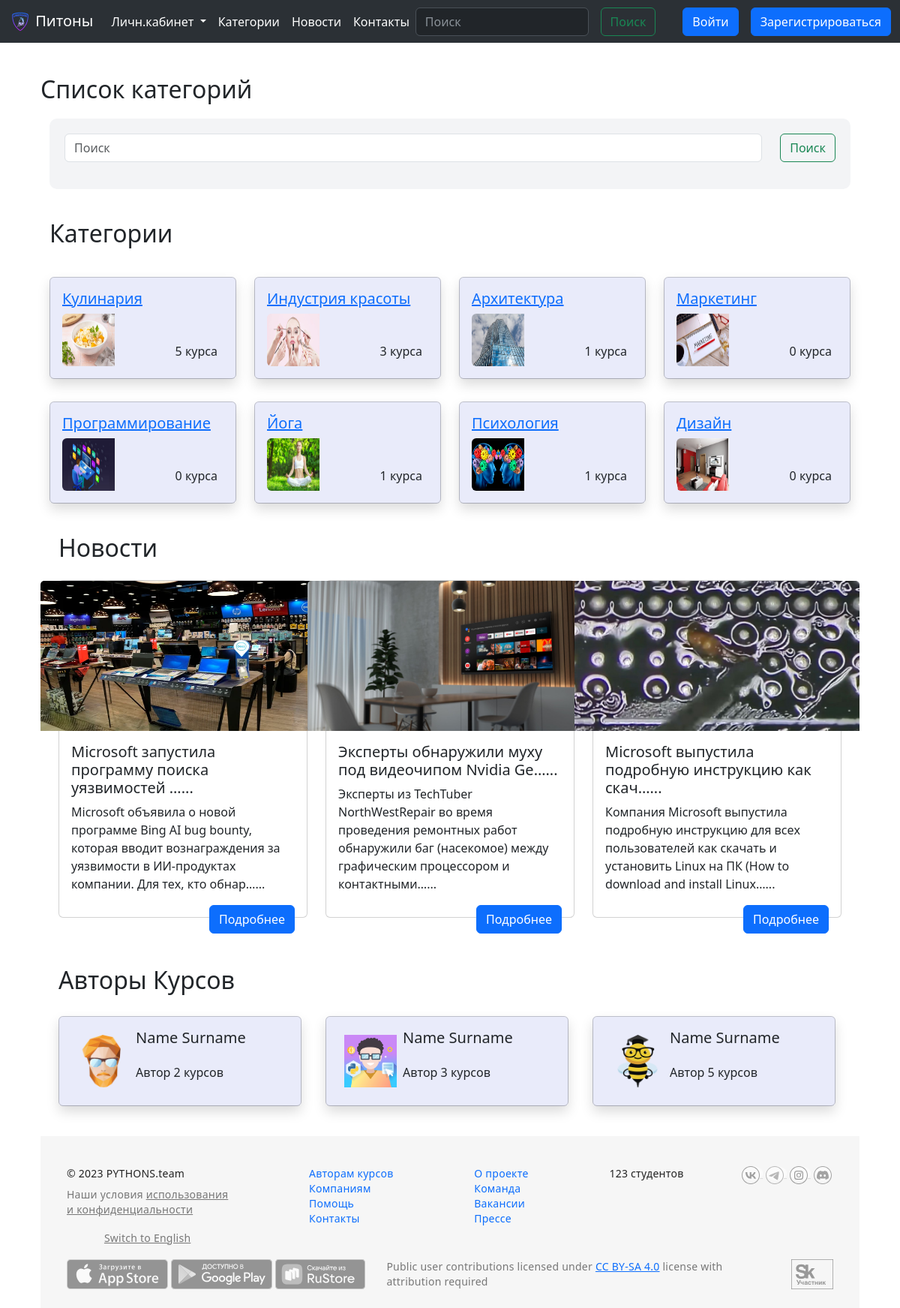
Page /mainapp/ on the committed database.
### mainapp/models.py (models this page shows, shortened)
class TimestampMixin(models.Model):
    created_at = models.DateTimeField(auto_now_add=True)
    updated_at = models.DateTimeField(auto_now=True)
    class Meta:
        abstract = True

class Category(TimestampMixin):
    name = models.CharField(max_length=128, unique=True)
    img_url = models.TextField(blank=True)
    def __str__(self):
        return self.name
    class Meta:
        verbose_name = "Category"
        verbose_name_plural = "Categories"

class News(TimestampMixin):
    post = models.OneToOneField(Post, on_delete=models.CASCADE, related_name="news")
    img_url = models.TextField(blank=True)
    objects = models.Manager()
    class Meta:
        verbose_name = "News"
        verbose_name_plural = "News"

class Post(TimestampMixin):
    title = models.CharField(max_length=128, unique=True)
    text = models.TextField(blank=True)
    body = RichTextField(blank=True)
    author = models.ForeignKey(User, on_delete=models.CASCADE, related_name="posts")
    slug = models.SlugField(max_length=128, unique=True)

### mainapp/views.py (the view)
# urls.py: path("", views.MainPageView.as_view(), name="index"),
class MainPageView(TemplateView):
    template_name = "mainapp/index.html"
    def get_context_data(self, **kwargs):
        context = super().get_context_data(**kwargs)
        category = Category.objects.all()
        count_cours = {}
        context["category"] = category
        for cat in category:
            count_cours[cat.name] = Course.objects.filter(category=Category.objects.get(name=cat).id).count()
        context["count_cours"] = count_cours
        context["list_of_news"] = News.objects.all().order_by("created_at")[:3]
        context["base_dir"] = str(BASE_DIR).replace("\\", "/")
        return context

### mainapp/templates/mainapp/index.html (shortened to what this page needs)
{% extends 'mainapp/base.html' %}
{% load static %}
{% block content %}
<div class="container" style="margin-top: 100px;">
    <div style="margin-top: 40px">
        <h2>Список категорий</h2>
    </div>
    <div class="container" style="margin-top: 20px;">
        <div style="background-color: #F3F4F6;padding: 20px;border-radius: 10px;">
            <form class="d-flex" role="search">
                <input class="form-control me-4" type="search" placeholder="Поиск" aria-label="Поиск">
                <button class="btn btn-outline-success" type="submit">Поиск</button>
            </form>
        </div>
        <div style="margin-top: 40px;">
            <h2>Категории</h2>
        </div>
        <div class="row row-cols-4">
            {% for item in category %}
            <div class="col">
                <div class="card" style="background-color: #E9EBFA;margin-top: 30px">
                    <div class="card-body shadow d-flex flex-column">
                        <div>
                            <h5 class="card-title" style="color: #3E50CB;"><a
                                    href="{% url 'mainapp:courses_category' item.pk %}">{{ item.name }}</a></h5>
                        </div>
                        <div class="d-flex justify-content-between align-items-end" style="mardin-left:5px;">
                            <div>
                                <img src="/static/{{ item.img_url }}"
                                    class="img-fluid rounded-start mr-2" style="width:70px; height:70px;" alt="..."/>
                            </div>
                            <div class="p-2">
                                {% for k,v in count_cours.items %}
                                    {% if k == item.name %}
                                        {{ v }} курса
                                    {% endif %}
                                {% endfor %}
                            </div>
                        </div>
                    </div>
                </div>
            </div>
            {% endfor %}
        </div>
        <div class="container" style="margin-top: 40px;">
            <div style="margin-top: 40px;">
                <h2>Новости</h2>
            </div>
            <div class="row mt-4">
                {% for news in list_of_news %}
                <div class="col-md-4">
                    <div class="card mb-4 d-flex align-items-center" style="height:450px">
                        <img src="{% static news.img_url %}" class="card-img-top" alt="..." style="width:380px; height:200px;">
                        <div class="card-body d-flex mb-3 flex-column justify-content-between align-items-end">
                            <h5 class="card-title">{{ news.post.title|truncatechars:50 }}...</h5>
                            <p class="card-text">{{ news.post.text|truncatechars:145 }}...</p>
                            <a href="{% url 'mainapp:news_details' news.pk %}"
                               class="btn btn-primary">Подробнее</a>
                        </div>
                    </div>
                </div>
                {% endfor %}
            </div>
        </div>
        <div class="container" style="margin-top: 40px;">
            <div style="margin-top: 40px;">
                <h2>Авторы Курсов</h2>
            </div>
            <div class="row row-cols-3">
                <div class="col">
                    <div class="card author_card ">
                        <div class="card-body shadow d-flex flex-row ">
                            <img src="{% static 'img/avatar1.png' %}" alt="photo"
                                 style="width:70px; height: 70px; margin: 8px;">
                            <div style="height: 86px;" class=" d-flex flex-column justify-content-between">
                                <h5 class="card-title">Name Surname</h5>
                                <p style="margin-top: 5px;">Автор 2 курсов</p>
                            </div>
                        </div>
                    </div>
                </div>
                <div class="col">
                    <div class="card author_card ">
                        <div class="card-body shadow d-flex flex-row ">
                            <img src="{% static 'img/avatar2.png' %}" alt="photo"
                                 style="width:70px; height: 70px; margin: 8px;">
                            <div style="height: 86px;" class=" d-flex flex-column justify-content-between">
                                <h5 class="card-title">Name Surname</h5>
                                <p style="margin-top: 5px;">Автор 3 курсов</p>
                            </div>
                        </div>
                    </div>
                </div>
                <div class="col">
                    <div class="card author_card">
                        <div class="card-body shadow d-flex flex-row ">
                            <img src="{% static 'img/avatar3.png' %}" alt="photo"
                                 style="width:70px; height: 70px; margin: 8px;">
                            <div style="height: 86px;" class=" d-flex flex-column justify-content-between">
                                <h5 class="card-title">Name Surname</h5>
                                <p style="margin-top: 5px;">Автор 5 курсов</p>
                            </div>
                        </div>
                    </div>
                </div>
            </div>
        </div>
        {% endblock %}

### rows in the picture
Category: name "Кулинария", img_url (picture), count_cours "5"
Category: name "Индустрия красоты", img_url (picture), count_cours "3"
Category: name "Архитектура", img_url (picture), count_cours "1"
Category: name "Маркетинг", img_url (picture), count_cours "0"
Category: name "Программирование", img_url (picture), count_cours "0"
Category: name "Йога", img_url (picture), count_cours "1"
Category: name "Психология", img_url (picture), count_cours "1"
Category: name "Дизайн", img_url (picture), count_cours "0"
News: img_url (picture), post "Microsoft запустила программу поиска уязвимостей …", post.text "Microsoft объявила о новой программе Bing AI bug bounty, которая вводит вознаграждения за уязвимости в ИИ-продуктах компании. Для тех, кто обнар…"
News: img_url (picture), post "Эксперты обнаружили муху под видеочипом Nvidia Ge…", post.text "Эксперты из TechTuber NorthWestRepair во время проведения ремонтных работ обнаружили баг (насекомое) между графическим процессором и контактными…"
News: img_url (picture), post "Microsoft выпустила подробную инструкцию как скач…", post.text "Компания Microsoft выпустила подробную инструкцию для всех пользователей как скачать и установить Linux на ПК (How to download and install Linux…"
